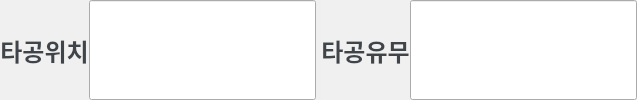
                       <widget class="QFrame" name="plc_cnc_data_frame4">
                        <property name="minimumSize">
                         <size>
                          <width>0</width>
                          <height>50</height>
                         </size>
                        </property>
                        <property name="frameShape">
                         <enum>QFrame::NoFrame</enum>
                        </property>
                        <property name="frameShadow">
                         <enum>QFrame::Raised</enum>
                        </property>
                        <layout class="QHBoxLayout" name="horizontalLayout_41">
                         <property name="spacing">
                          <number>5</number>
                         </property>
                         <property name="leftMargin">
                          <number>0</number>
                         </property>
                         <property name="topMargin">
                          <number>0</number>
                         </property>
                         <property name="rightMargin">
                          <number>0</number>
                         </property>
                         <property name="bottomMargin">
                          <number>0</number>
                         </property>
                         <item>
                          <widget class="QFrame" name="plc_holeP_frame">
                           <property name="frameShape">
                            <enum>QFrame::NoFrame</enum>
                           </property>
                           <property name="frameShadow">
                            <enum>QFrame::Raised</enum>
                           </property>
                           <layout class="QHBoxLayout" name="horizontalLayout_52">
                            <property name="spacing">
                             <number>0</number>
                            </property>
                            <property name="leftMargin">
                             <number>0</number>
                            </property>
                            <property name="topMargin">
                             <number>0</number>
                            </property>
                            <property name="rightMargin">
                             <number>0</number>
                            </property>
                            <property name="bottomMargin">
                             <number>0</number>
                            </property>
                            <item>
                             <widget class="QLabel" name="plc_holeP_label">
                              <property name="maximumSize">
                               <size>
                                <width>121</width>
                                <height>16777215</height>
                               </size>
                              </property>
                              <property name="font">
                               <font>
                                <family>맑은 고딕</family>
                                <pointsize>18</pointsize>
                                <weight>75</weight>
                                <italic>false</italic>
                                <bold>true</bold>
                               </font>
                              </property>
                              <property name="styleSheet">
                               <string notr="true">
color: #3F444A;
background: #F0F0F0;</string>
                              </property>
                              <property name="text">
                               <string>타공위치</string>
                              </property>
                              <property name="alignment">
                               <set>Qt::AlignCenter</set>
                              </property>
                             </widget>
                            </item>
                            <item>
                             <widget class="QLineEdit" name="plc_holeP_input">
                              <property name="sizePolicy">
                               <sizepolicy hsizetype="Preferred" vsizetype="Preferred">
                                <horstretch>0</horstretch>
                                <verstretch>0</verstretch>
                               </sizepolicy>
                              </property>
                              <property name="minimumSize">
                               <size>
                                <width>0</width>
                                <height>0</height>
                               </size>
                              </property>
                              <property name="maximumSize">
                               <size>
                                <width>16777215</width>
                                <height>16777215</height>
                               </size>
                              </property>
                              <property name="font">
                               <font>
                                <family>맑은 고딕</family>
                                <pointsize>18</pointsize>
                               </font>
                              </property>
                              <property name="text">
                               <string/>
                              </property>
                             </widget>
                            </item>
                           </layout>
                          </widget>
                         </item>
                         <item>
                          <widget class="QFrame" name="plc_holeF_frame">
                           <property name="frameShape">
                            <enum>QFrame::NoFrame</enum>
                           </property>
                           <property name="frameShadow">
                            <enum>QFrame::Raised</enum>
                           </property>
                           <layout class="QHBoxLayout" name="horizontalLayout_51">
                            <property name="spacing">
                             <number>0</number>
                            </property>
                            <property name="leftMargin">
                             <number>0</number>
                            </property>
                            <property name="topMargin">
                             <number>0</number>
                            </property>
                            <property name="rightMargin">
                             <number>0</number>
                            </property>
                            <property name="bottomMargin">
                             <number>0</number>
                            </property>
                            <item>
                             <widget class="QLabel" name="plc_holeF_label">
                              <property name="maximumSize">
                               <size>
                                <width>121</width>
                                <height>16777215</height>
                               </size>
                              </property>
                              <property name="font">
                               <font>
                                <family>맑은 고딕</family>
                                <pointsize>18</pointsize>
                                <weight>75</weight>
                                <italic>false</italic>
                                <bold>true</bold>
                               </font>
                              </property>
                              <property name="styleSheet">
                               <string notr="true">
color: #3F444A;
background: #F0F0F0;</string>
                              </property>
                              <property name="text">
                               <string>타공유무</string>
                              </property>
                              <property name="alignment">
                               <set>Qt::AlignCenter</set>
                              </property>
                             </widget>
                            </item>
                            <item>
                             <widget class="QLineEdit" name="plc_holeF_input">
                              <property name="sizePolicy">
                               <sizepolicy hsizetype="Preferred" vsizetype="Preferred">
                                <horstretch>0</horstretch>
                                <verstretch>0</verstretch>
                               </sizepolicy>
                              </property>
                              <property name="minimumSize">
                               <size>
                                <width>0</width>
                                <height>0</height>
                               </size>
                              </property>
                              <property name="maximumSize">
                               <size>
                                <width>16777215</width>
                                <height>16777215</height>
                               </size>
                              </property>
                              <property name="font">
                               <font>
                                <family>맑은 고딕</family>
                                <pointsize>18</pointsize>
                               </font>
                              </property>
                              <property name="text">
                               <string/>
                              </property>
                             </widget>
                            </item>
                           </layout>
                          </widget>
                         </item>
                        </layout>
                       </widget>
